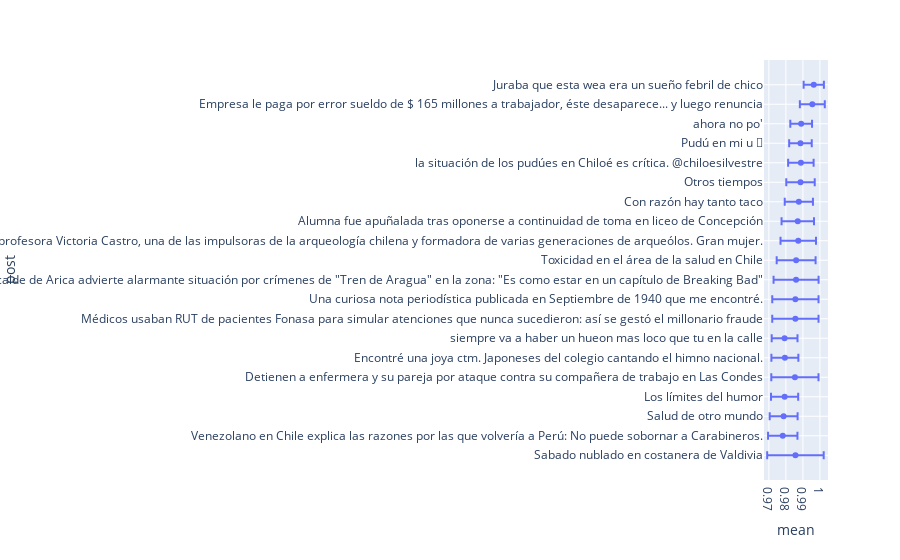

The cell this chart's notebook holds for it:
### Code cell
r_order = order[::-1][-20:]
data_dic = {
    'mean': posterior_mean[r_order],
    'std_err': std_err[r_order],
    'post': ordered_post[::-1]
}
df = pd.DataFrame(data=data_dic)
fig = px.scatter(df, x="mean", y="post", error_x="std_err")
fig.show()
fig.write_html("posts_results.html")

### Figure 1 — Plotly figure (JSON) as saved in the notebook; plotly's stock layout.template omitted (floating-point values rounded to 4 significant figures)
{"data": [{"error_x": {"array": [0.01661, 0.008643, 0.0082, 0.007985, 0.01387, 0.007922, 0.007579, 0.01361, 0.01361, 0.01323, 0.01144, 0.01043, 0.009533, 0.00829, 0.008366, 0.007491, 0.006633, 0.006388, 0.007333, 0.005957]}, "hovertemplate": "mean=%{x}<br>post=%{y}<extra></extra>", "legendgroup": "", "marker": {"color": "#636efa", "symbol": "circle"}, "mode": "markers", "name": "", "orientation": "h", "showlegend": false, "type": "scatter", "x": [0.9856, 0.9781, 0.9787, 0.9792, 0.9853, 0.9794, 0.9792, 0.9856, 0.9856, 0.986, 0.986, 0.9873, 0.987, 0.9876, 0.9886, 0.9888, 0.9886, 0.989, 0.9955, 0.9964], "xaxis": "x", "y": ["Sabado nublado en costanera de Valdivia", "Venezolano en Chile explica las razones por las que volvería a Perú: No puede sobornar a Carabineros.", "Salud de otro mundo", "Los límites del humor", "Detienen a enfermera y su pareja por ataque contra su compañera de trabajo en Las Condes", "Encontré una joya ctm. Japoneses del colegio cantando el himno nacional.", "siempre va a haber un hueon mas loco que tu en la calle", "Médicos usaban RUT de pacientes Fonasa para simular atenciones que nunca sucedieron: así se gestó el millonario fraude", "Una curiosa nota periodística publicada en Septiembre de 1940 que me encontré.", "Alcalde de Arica advierte alarmante situación por crímenes de \"Tren de Aragua\" en la zona: \"Es como estar en un capítulo de Breaking Bad\"", "Toxicidad en el área de la salud en Chile", "Hoy falleció la profesora Victoria Castro, una de las impulsoras de la arqueología chilena y formadora de varias generaciones de arqueólos. Gran mujer.", "Alumna fue apuñalada tras oponerse a continuidad de toma en liceo de Concepción", "Con razón hay tanto taco", "Otros tiempos", "la situación de los pudúes en Chiloé es crítica. @chiloesilvestre", "Pudú en mi u 🤠", "ahora no po'", "Empresa le paga por error sueldo de $ 165 millones a trabajador, éste desaparece... y luego renuncia", "Juraba que esta wea era un sueño febril de chico"], "yaxis": "y"}], "layout": {"legend": {"tracegroupgap": 0}, "margin": {"t": 60}, "xaxis": {"anchor": "y", "domain": [0, 1], "title": {"text": "mean"}}, "yaxis": {"anchor": "x", "domain": [0, 1], "title": {"text": "post"}}}}
